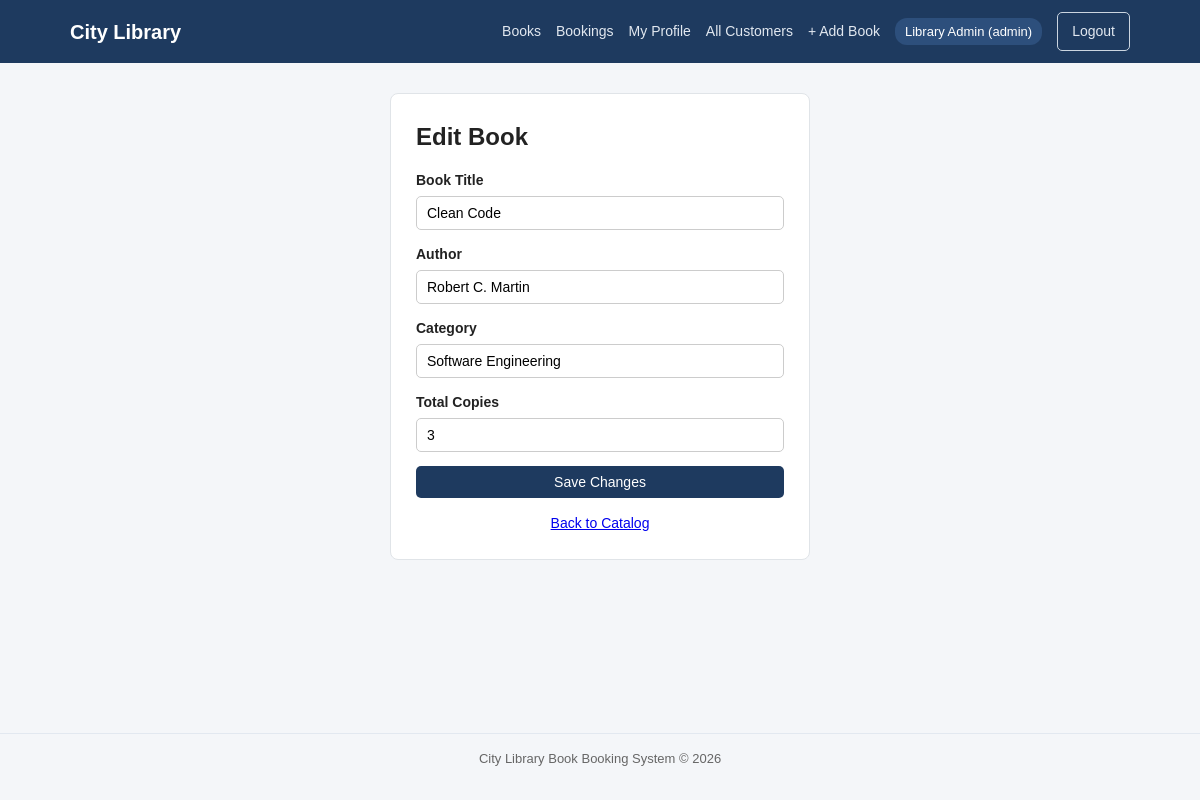
Screenshot of /books/edit/2 (signed in) with the database file from the repository.
### tables this page shows
CREATE TABLE users (
            id INTEGER PRIMARY KEY AUTOINCREMENT,
            name TEXT NOT NULL,
            email TEXT UNIQUE NOT NULL,
            password_hash TEXT NOT NULL,
            role TEXT NOT NULL DEFAULT 'student',
            phone TEXT DEFAULT '',
            student_code TEXT DEFAULT '',
            created_at TEXT DEFAULT CURRENT_TIMESTAMP
        );

CREATE TABLE books (
            id INTEGER PRIMARY KEY AUTOINCREMENT,
            title TEXT NOT NULL,
            author TEXT NOT NULL,
            category TEXT NOT NULL,
            total_copies INTEGER NOT NULL DEFAULT 1,
            available_copies INTEGER NOT NULL DEFAULT 1
        );

### main.py (the view)
@app.get("/books/edit/{book_id}")
def edit_book_page(request: Request, book_id: int):
    user = require_login(request)
    if not user:
        return RedirectResponse(url="/login", status_code=303)
    if not is_admin(user):
        raise HTTPException(status_code=403, detail="Access denied: Admins only.")
    conn = get_connection()
    book = conn.execute("SELECT * FROM books WHERE id = ?", (book_id,)).fetchone()
    conn.close()
    if not book:
        raise HTTPException(status_code=404, detail="Book not found.")
    return templates.TemplateResponse(
        request=request,
        name="book_form.html",
        context={"user": user, "book": book},
    )

### templates/book_form.html (shortened to what this page needs)
{% extends "base.html" %}
{% block content %}
<div class="form-card">
    <h2>{% if book %}Edit Book{% else %}Add New Book{% endif %}</h2>
    <form action="{% if book %}/books/edit/{{ book.id }}{% else %}/books/add{% endif %}" method="post">
        <div class="form-group">
            <label for="title">Book Title</label>
            <input type="text" id="title" name="title" value="{{ book.title if book else '' }}" required>
        </div>
        <div class="form-group">
            <label for="author">Author</label>
            <input type="text" id="author" name="author" value="{{ book.author if book else '' }}" required>
        </div>
        <div class="form-group">
            <label for="category">Category</label>
            <input type="text" id="category" name="category" value="{{ book.category if book else '' }}" required>
        </div>
        <div class="form-group">
            <label for="total_copies">Total Copies</label>
            <input type="number" id="total_copies" name="total_copies" min="1" value="{{ book.total_copies if book else 1 }}" required>
        </div>
        <button type="submit" class="btn btn-primary btn-full">
            {% if book %}Save Changes{% else %}Add Book{% endif %}
        </button>
    </form>
    <p class="form-footer"><a href="/">Back to Catalog</a></p>
</div>
{% endblock %}

### templates/base.html (shortened to what this page needs)
<!DOCTYPE html>
<html lang="en">
<head>
    <link rel="stylesheet" href="/static/style.css">
</head>
<body>
    <nav class="navbar">
        <div class="nav-container">
            <a href="/" class="brand">City Library</a>
            <div class="nav-links">
                <a href="/">Books</a>
                {% if user %}
                    <a href="/bookings">Bookings</a>
                    <a href="/profile">My Profile</a>
                    {% if user.role == 'admin' %}
                        <a href="/admin/profiles">All Customers</a>
                        <a href="/books/add">+ Add Book</a>
                    {% endif %}
                    <span class="user-badge">{{ user.name }} ({{ user.role }})</span>
                    <a href="/logout" class="btn btn-outline">Logout</a>
                {% else %}
                    <a href="/login">Login</a>
                    <a href="/register" class="btn btn-primary">Register</a>
                {% endif %}
            </div>
        </div>
    </nav>
    <main class="container">
        {% block content %}{% endblock %}
    </main>
    <footer class="footer">
        <p>City Library Book Booking System &copy; 2026</p>
    </footer>
</body>
</html>

### static/style.css (style rules this page uses)
* { box-sizing: border-box; margin: 0; padding: 0; }
body { font-family: Arial, Helvetica, sans-serif; background-color: #f4f6f9; color: #222; line-height: 1.5; }
.navbar { background-color: #1e3a5f; color: #fff; padding: 12px 0; }
.nav-container { max-width: 1100px; margin: 0 auto; padding: 0 20px; display: flex; justify-content: space-between; align-items: center; flex-wrap: wrap; gap: 10px; }
.brand { color: #fff; font-size: 20px; font-weight: bold; text-decoration: none; }
.nav-links { display: flex; align-items: center; gap: 15px; flex-wrap: wrap; }
.nav-links a { color: #e2e8f0; text-decoration: none; font-size: 14px; }
.user-badge { background-color: #2d4f7c; padding: 4px 10px; border-radius: 12px; font-size: 13px; }
.container { max-width: 1100px; margin: 25px auto; padding: 0 20px; min-height: 75vh; }
.btn { display: inline-block; padding: 8px 14px; border: none; border-radius: 5px; cursor: pointer; font-size: 14px; text-decoration: none; text-align: center; }
.btn-primary { background-color: #1e3a5f; color: #fff; }
.btn-outline { border: 1px solid #cbd5e0; color: #fff; background: transparent; }
.btn-full { width: 100%; }
.form-card { max-width: 420px; margin: 30px auto; background: #fff; padding: 25px; border-radius: 8px; border: 1px solid #e0e4e8; }
.form-card h2 { margin-bottom: 15px; }
.form-group { margin-bottom: 14px; }
.form-group label { display: block; margin-bottom: 5px; font-size: 14px; font-weight: bold; }
.form-group input { width: 100%; padding: 8px 10px; border: 1px solid #ccc; border-radius: 5px; font-size: 14px; }
.form-footer { margin-top: 15px; font-size: 14px; text-align: center; }
.footer { text-align: center; padding: 15px; color: #666; font-size: 13px; border-top: 1px solid #e2e8f0; margin-top: 40px; }

### rows the page displays
users: name "Library Admin", role "admin"
books: title "Clean Code", author "Robert C. Martin", category "Software Engineering", total_copies "3"
